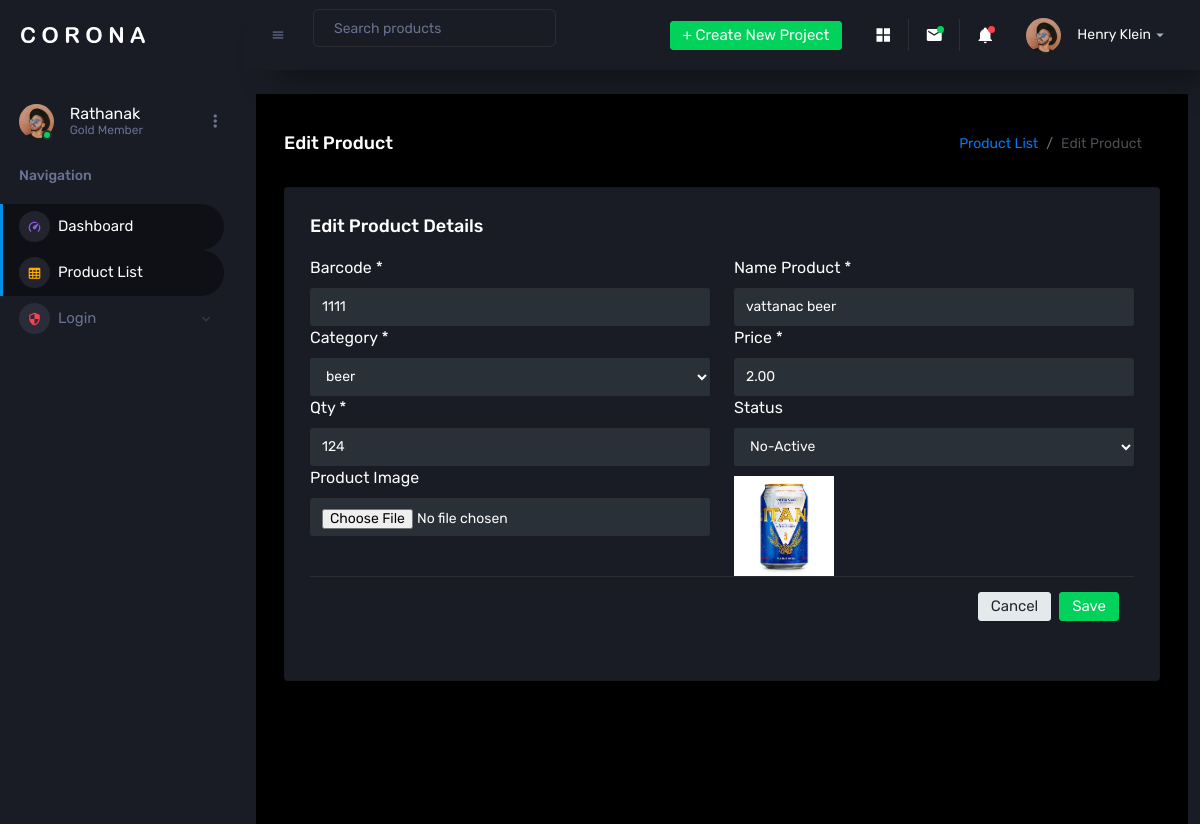
/Admin/index.php?p=edit_product&pro_id=162 (signed in), run on the app's committed database.
### tables this page shows
CREATE TABLE `products`  (
  `id` int NOT NULL AUTO_INCREMENT,
  `image` varchar(255) NULL DEFAULT NULL,
  `barcode` varchar(255) NULL DEFAULT NULL,
  `name_product` varchar(255) NULL DEFAULT NULL,
  `category_id` int NULL DEFAULT NULL,
  `price` decimal(10, 2) NULL DEFAULT NULL,
  `qty` int NULL DEFAULT NULL,
  `status` varchar(255) NULL DEFAULT NULL,
  PRIMARY KEY (`id`) USING BTREE,
  INDEX `category_id`(`category_id` ASC) USING BTREE,
  CONSTRAINT `products_ibfk_1` FOREIGN KEY (`category_id`) REFERENCES `categorys` (`category_id`) ON DELETE CASCADE ON UPDATE CASCADE
);

### Admin/pages/edit_product.php (the view, shortened to what this page needs)
<?php
$pro_id = $_GET['pro_id'];
$sql = "SELECT
            p.id,
            p.image,
            p.barcode,
            p.name_product,
            c.category_id,
            p.price,
            p.qty,
            p.status
        FROM products p
        INNER JOIN categorys c ON c.category_id = p.category_id
        WHERE p.id = ?";
$stmt = $conn->prepare($sql);
$stmt->bind_param("i", $pro_id);
$stmt->execute();
$result = $stmt->get_result();
$product = $result->fetch_array();
?>
<div class="main-panel col-lg-12">
  <div class="content-wrapper">
    <div class="page-header">
      <h3 class="page-title"> Edit Product </h3>
      <nav aria-label="breadcrumb">
        <ol class="breadcrumb">
          <li class="breadcrumb-item"><a href="index.php?p=product_list">Product List</a></li>
          <li class="breadcrumb-item active" aria-current="page">Edit Product</li>
        </ol>
      </nav>
    </div>
    <div class="row">
      <div class="col-lg-12 grid-margin stretch-card">
        <div class="card">
          <div class="card-body">
            <h4 class="card-title">Edit Product Details</h4>
            <form action="#" method="POST" enctype="multipart/form-data" class="settings-form">
              <div class="row">
                <div class="col-md-6">
                  <label for="barcode" class="form-label">Barcode *</label>
                  <input type="text" name="barcode" id="barcode" class="form-control" value="<?= $product['barcode'] ?>" placeholder="Input Barcode" required>
                  <label for="category" class="form-label">Category *</label>
                  <select style="color: white;" name="category" id="category" class="form-control" required>
                    <?php
                    $sql = mysqli_query($conn, "SELECT * FROM categorys");
                    while ($row = mysqli_fetch_array($sql)) {
                      $selected = ($row['category_id'] == $product['category_id']) ? 'selected' : '';
                      echo "<option $selected value='".$row['category_id']."'>".$row['category_name']."</option>";
                    }
                    ?>
                  </select>
                  <label for="qty" class="form-label">Qty *</label>
                  <input type="number" id="qty" name="qty" class="form-control" value="<?= $product['qty'] ?>" placeholder="Enter Quantity" required>
                  <label for="imageUpload" class="form-label">Product Image</label>
                  <input type="file" id="imageUpload" class="form-control" accept="image/*" name="image" onchange="previewImage(event)">
                </div>
                <div class="col-md-6">
                  <label for="name_product" class="form-label">Name Product *</label>
                  <input type="text" id="name_product" name="name_product" class="form-control" value="<?= $product['name_product'] ?>" placeholder="Enter Name" required>
                  <label for="price" class="form-label">Price *</label>
                  <input type="number" name="price" id="price" class="form-control" value="<?= $product['price'] ?>" placeholder="Enter Sale Price" required>
                  <label for="status" class="form-label">Status</label>
                  <select style="color: white;" id="status" class="form-control" name="status" required>
                    <option value="No-Active" <?= ($product['status'] == 'No-Active') ? 'selected' : '' ?>>No-Active</option>
                  </select>
                  <?php if ($product['image']) { ?>
                    <img id="imagePreview" src="<?= $product['image'] ?>" alt="Current Image" style="width: 100px; margin-top: 10px;">
                  <?php } ?>
                </div>
              </div>
              <div class="modal-footer">
                <a type="button" href="index.php?p=product_list" class="btn btn-secondary">Cancel</a>
                <button type="submit" name="btnSave" class="btn btn-success">Save</button>
              </div>
            </form>
          </div>
        </div>
      </div>
    </div>
  </div>
</div>

### data on the page
products: barcode "1111", qty "124", name_product "vattanac beer", price "2.00", status "No-Active", image (picture)

### other printed values
form field category "beer"
